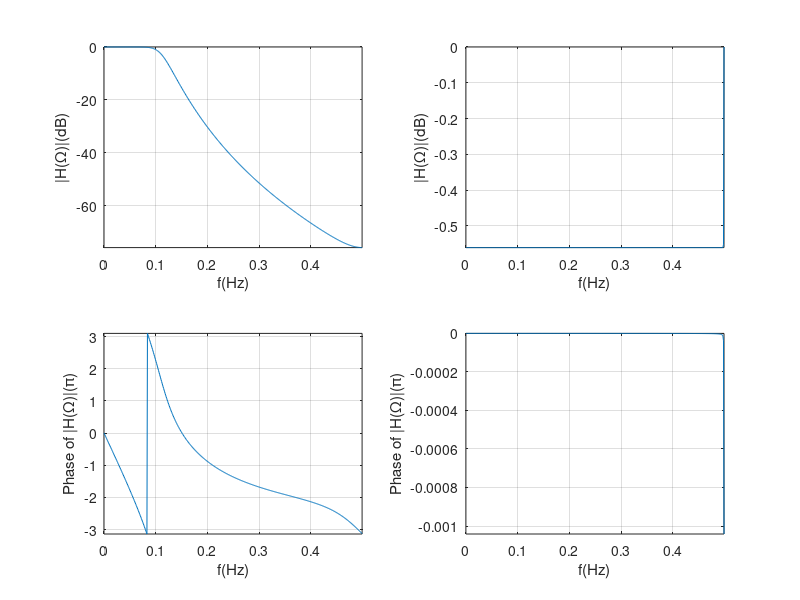

Write the MATLAB code that produced this figure.
fp=1000;
fs=1500;
Rp=1;
As=15;
f=10000;

%脉冲响应不变法
Wp=2*pi*fp;
Ws=2*pi*fs;
[N1,OmegaC1] = buttord(Wp,Ws,Rp,As,'s');
[b1,a1]=butter(N1,OmegaC1,'s');
[bz,az]=impinvar(b1,a1,f);
[H,w]=freqz(bz,az);                                                                                                                                          
subplot(221);
plot(w/2/pi,20*log10(abs(H)/max(abs(H))));
grid on;
axis tight;
xlabel('f(Hz)');
ylabel('|H(\Omega)|(dB)');
subplot(223);
plot(w/2/pi,angle(H));
grid on;
axis tight;
xlabel('f(Hz)');
ylabel('Phase of |H(\Omega)|(\pi)');


%双线性变换法
 
wp=2*pi*fp/f; ws=2*pi*fs/f; %转换为数字角频率技术指标
Wp=(2*f)*tan(wp/2);Ws =(2*f)*tan(ws/2); %将数字技术指标的反畸变为模拟指标
[N2,OmegaC2]=buttord(Wp,Ws,Rp,As,'s');
[b2,a2]=butter(N2,OmegaC2,'s');
[bz2,az2]=bilinear(b2,a2,f);
[H,w]=freqz(bz2,az2);  
subplot(222);
plot(w/2/pi,20*log10(abs(H)/max(abs(H))));
grid on;
axis tight;
xlabel('f(Hz)');
ylabel('|H(\Omega)|(dB)');
subplot(224);
plot(w/2/pi,angle(H));
grid on;
axis tight;
xlabel('f(Hz)');
ylabel('Phase of |H(\Omega)|(\pi)');
